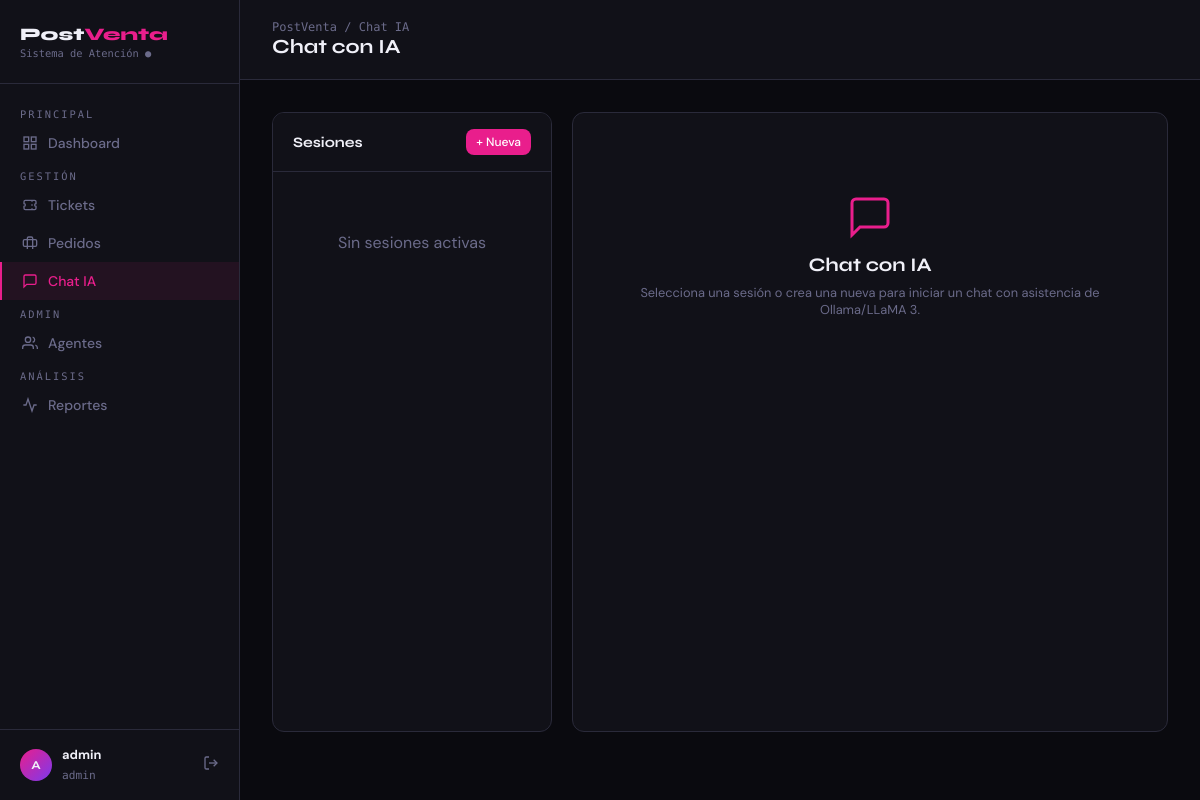
/chat (signed in), run on an earlier commit of the app's database.
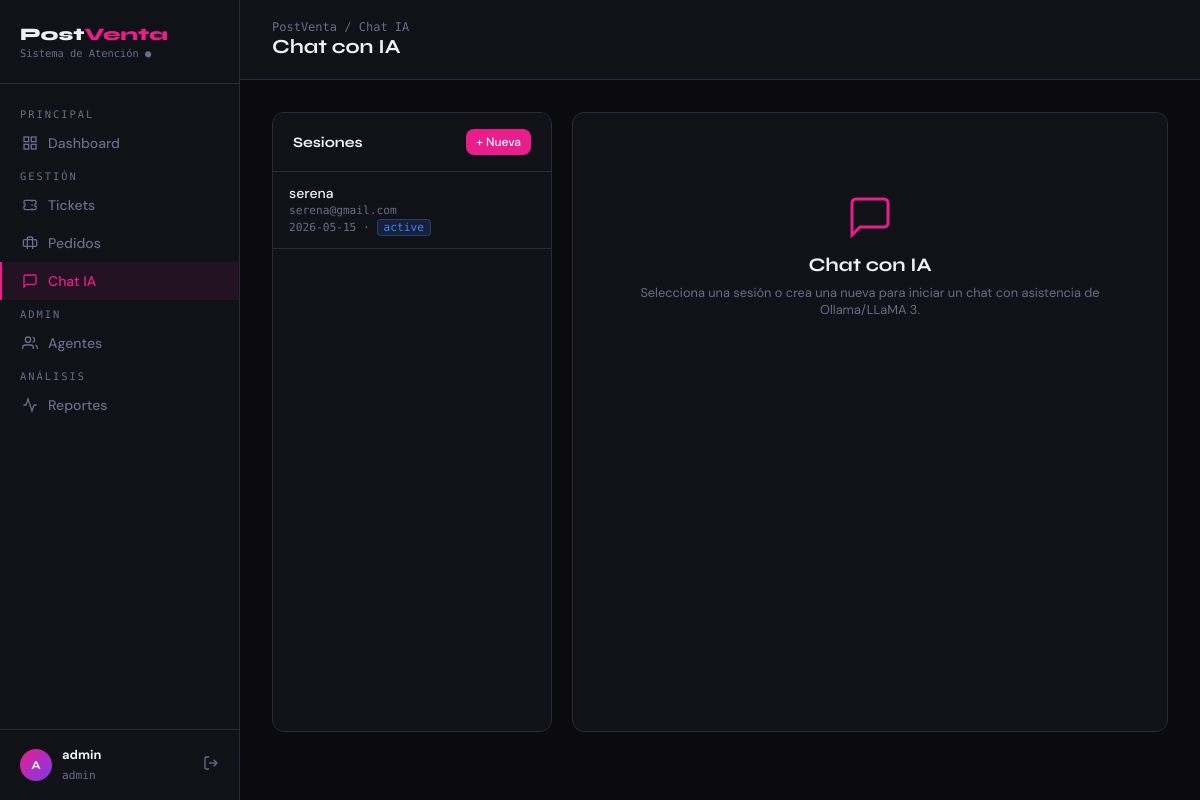
And on a later commit of the database.
### tables this page shows
CREATE TABLE chat_sessions (
        id INTEGER PRIMARY KEY AUTOINCREMENT,
        session_id TEXT UNIQUE NOT NULL,
        customer_name TEXT NOT NULL,
        customer_email TEXT NOT NULL,
        status TEXT DEFAULT 'active',
        created_at TIMESTAMP DEFAULT CURRENT_TIMESTAMP
    );

### app.py (the view)
@app.route('/chat')
@login_required
def chat():
    conn = get_db()
    sessions = conn.execute("SELECT * FROM chat_sessions ORDER BY created_at DESC").fetchall()
    conn.close()
    return render_template('chat.html', sessions=sessions)

### app.py (called while the page is built)
def get_db():
    conn = sqlite3.connect(DB)
    conn.row_factory = sqlite3.Row
    return conn

def login_required(f):
    from functools import wraps
    @wraps(f)
    def decorated(*args, **kwargs):
        if 'user_id' not in session:
            return redirect(url_for('login'))
        return f(*args, **kwargs)
    return decorated

### templates/chat.html (shortened to what this page needs)
{% extends "base.html" %}
{% block breadcrumb %}Chat IA{% endblock %}
{% block page_title %}Chat con IA{% endblock %}
{% block content %}
<div class="chat-grid">
  <div class="card sessions-list">
    <div class="card-header" style="position:sticky;top:0;background:var(--surface)">
      <h3>Sesiones</h3>
      <button class="btn btn-primary btn-sm" onclick="document.getElementById('new-modal').classList.add('open')">+ Nueva</button>
    </div>
    {% for s in sessions %}
    <a href="{{ url_for('chat_session', session_id=s.session_id) }}" class="session-item">
      <div class="session-name">{{ s.customer_name }}</div>
      <div class="session-meta">{{ s.customer_email }}</div>
      <div class="session-meta">{{ s.created_at[:10] }} · <span class="badge badge-{{ 'open' if s.status=='active' else 'resolved' }}" style="padding:1px 6px">{{ s.status }}</span></div>
    </a>
    {% else %}
    <div class="empty">Sin sesiones activas</div>
    {% endfor %}
  </div>
  <div class="card chat-area">
    <div class="chat-messages">
      <div class="new-chat-box">
        <svg width="48" height="48" viewBox="0 0 24 24" fill="none" stroke="var(--accent)" stroke-width="1.5" style="margin:0 auto 12px;display:block"><path d="M21 15a2 2 0 01-2 2H7l-4 4V5a2 2 0 012-2h14a2 2 0 012 2z"/></svg>
        <h3>Chat con IA</h3>
        <p class="text-muted">Selecciona una sesión o crea una nueva para iniciar un chat con asistencia de Ollama/LLaMA 3.</p>
      </div>
    </div>
  </div>
</div>
{% endblock %}

What changed in the data, as far as the page shows it:
added chat_sessions: customer_name "serena", customer_email "serena@gmail.com", created_at "2026-05-15", status "active"
Also different on the page:
text no longer shown: "Sin sesiones activas"
